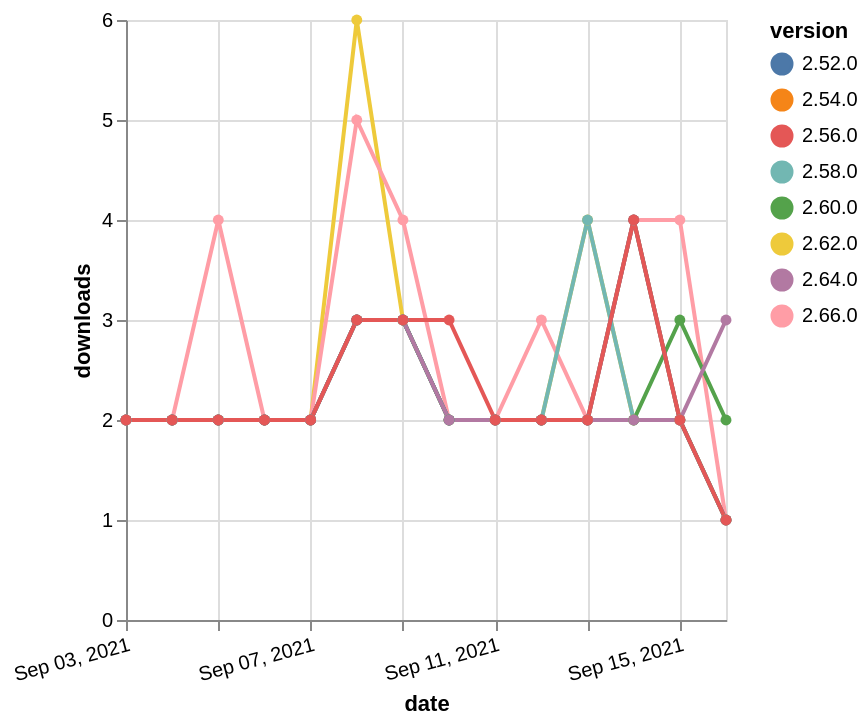

Describe this chart as a Vega-Lite specification.
### Vega-Lite specification from a JSON file in a GitHub repository (floating-point values rounded to 4 significant figures)
{"$schema": "https://vega.github.io/schema/vega-lite/v5.json", "description": "A simple bar chart with embedded data.", "data": {"values": [{"date": "2021-09-03", "total": 2636, "delta": 2, "version": "2.54.0"}, {"date": "2021-09-04", "total": 2638, "delta": 2, "version": "2.54.0"}, {"date": "2021-09-05", "total": 2640, "delta": 2, "version": "2.54.0"}, {"date": "2021-09-06", "total": 2642, "delta": 2, "version": "2.54.0"}, {"date": "2021-09-07", "total": 2644, "delta": 2, "version": "2.54.0"}, {"date": "2021-09-08", "total": 2647, "delta": 3, "version": "2.54.0"}, {"date": "2021-09-09", "total": 2650, "delta": 3, "version": "2.54.0"}, {"date": "2021-09-10", "total": 2652, "delta": 2, "version": "2.54.0"}, {"date": "2021-09-11", "total": 2654, "delta": 2, "version": "2.54.0"}, {"date": "2021-09-12", "total": 2656, "delta": 2, "version": "2.54.0"}, {"date": "2021-09-13", "total": 2658, "delta": 2, "version": "2.54.0"}, {"date": "2021-09-14", "total": 2662, "delta": 4, "version": "2.54.0"}, {"date": "2021-09-15", "total": 2664, "delta": 2, "version": "2.54.0"}, {"date": "2021-09-16", "total": 2665, "delta": 1, "version": "2.54.0"}, {"date": "2021-09-03", "total": 1518, "delta": 2, "version": "2.62.0"}, {"date": "2021-09-04", "total": 1520, "delta": 2, "version": "2.62.0"}, {"date": "2021-09-05", "total": 1522, "delta": 2, "version": "2.62.0"}, {"date": "2021-09-06", "total": 1524, "delta": 2, "version": "2.62.0"}, {"date": "2021-09-07", "total": 1526, "delta": 2, "version": "2.62.0"}, {"date": "2021-09-08", "total": 1532, "delta": 6, "version": "2.62.0"}, {"date": "2021-09-09", "total": 1535, "delta": 3, "version": "2.62.0"}, {"date": "2021-09-10", "total": 1537, "delta": 2, "version": "2.62.0"}, {"date": "2021-09-11", "total": 1539, "delta": 2, "version": "2.62.0"}, {"date": "2021-09-12", "total": 1541, "delta": 2, "version": "2.62.0"}, {"date": "2021-09-13", "total": 1545, "delta": 4, "version": "2.62.0"}, {"date": "2021-09-14", "total": 1547, "delta": 2, "version": "2.62.0"}, {"date": "2021-09-15", "total": 1549, "delta": 2, "version": "2.62.0"}, {"date": "2021-09-16", "total": 1550, "delta": 1, "version": "2.62.0"}, {"date": "2021-09-03", "total": 735, "delta": 2, "version": "2.66.0"}, {"date": "2021-09-04", "total": 737, "delta": 2, "version": "2.66.0"}, {"date": "2021-09-05", "total": 741, "delta": 4, "version": "2.66.0"}, {"date": "2021-09-06", "total": 743, "delta": 2, "version": "2.66.0"}, {"date": "2021-09-07", "total": 745, "delta": 2, "version": "2.66.0"}, {"date": "2021-09-08", "total": 750, "delta": 5, "version": "2.66.0"}, {"date": "2021-09-09", "total": 754, "delta": 4, "version": "2.66.0"}, {"date": "2021-09-10", "total": 756, "delta": 2, "version": "2.66.0"}, {"date": "2021-09-11", "total": 758, "delta": 2, "version": "2.66.0"}, {"date": "2021-09-12", "total": 761, "delta": 3, "version": "2.66.0"}, {"date": "2021-09-13", "total": 763, "delta": 2, "version": "2.66.0"}, {"date": "2021-09-14", "total": 767, "delta": 4, "version": "2.66.0"}, {"date": "2021-09-15", "total": 771, "delta": 4, "version": "2.66.0"}, {"date": "2021-09-16", "total": 772, "delta": 1, "version": "2.66.0"}, {"date": "2021-09-03", "total": 2089, "delta": 2, "version": "2.58.0"}, {"date": "2021-09-04", "total": 2091, "delta": 2, "version": "2.58.0"}, {"date": "2021-09-05", "total": 2093, "delta": 2, "version": "2.58.0"}, {"date": "2021-09-06", "total": 2095, "delta": 2, "version": "2.58.0"}, {"date": "2021-09-07", "total": 2097, "delta": 2, "version": "2.58.0"}, {"date": "2021-09-08", "total": 2100, "delta": 3, "version": "2.58.0"}, {"date": "2021-09-09", "total": 2103, "delta": 3, "version": "2.58.0"}, {"date": "2021-09-10", "total": 2105, "delta": 2, "version": "2.58.0"}, {"date": "2021-09-11", "total": 2107, "delta": 2, "version": "2.58.0"}, {"date": "2021-09-12", "total": 2109, "delta": 2, "version": "2.58.0"}, {"date": "2021-09-13", "total": 2113, "delta": 4, "version": "2.58.0"}, {"date": "2021-09-14", "total": 2115, "delta": 2, "version": "2.58.0"}, {"date": "2021-09-15", "total": 2117, "delta": 2, "version": "2.58.0"}, {"date": "2021-09-16", "total": 2118, "delta": 1, "version": "2.58.0"}, {"date": "2021-09-03", "total": 1694, "delta": 2, "version": "2.60.0"}, {"date": "2021-09-04", "total": 1696, "delta": 2, "version": "2.60.0"}, {"date": "2021-09-05", "total": 1698, "delta": 2, "version": "2.60.0"}, {"date": "2021-09-06", "total": 1700, "delta": 2, "version": "2.60.0"}, {"date": "2021-09-07", "total": 1702, "delta": 2, "version": "2.60.0"}, {"date": "2021-09-08", "total": 1705, "delta": 3, "version": "2.60.0"}, {"date": "2021-09-09", "total": 1708, "delta": 3, "version": "2.60.0"}, {"date": "2021-09-10", "total": 1710, "delta": 2, "version": "2.60.0"}, {"date": "2021-09-11", "total": 1712, "delta": 2, "version": "2.60.0"}, {"date": "2021-09-12", "total": 1714, "delta": 2, "version": "2.60.0"}, {"date": "2021-09-13", "total": 1716, "delta": 2, "version": "2.60.0"}, {"date": "2021-09-14", "total": 1718, "delta": 2, "version": "2.60.0"}, {"date": "2021-09-15", "total": 1721, "delta": 3, "version": "2.60.0"}, {"date": "2021-09-16", "total": 1723, "delta": 2, "version": "2.60.0"}, {"date": "2021-09-03", "total": 2696, "delta": 2, "version": "2.52.0"}, {"date": "2021-09-04", "total": 2698, "delta": 2, "version": "2.52.0"}, {"date": "2021-09-05", "total": 2700, "delta": 2, "version": "2.52.0"}, {"date": "2021-09-06", "total": 2702, "delta": 2, "version": "2.52.0"}, {"date": "2021-09-07", "total": 2704, "delta": 2, "version": "2.52.0"}, {"date": "2021-09-08", "total": 2707, "delta": 3, "version": "2.52.0"}, {"date": "2021-09-09", "total": 2710, "delta": 3, "version": "2.52.0"}, {"date": "2021-09-10", "total": 2712, "delta": 2, "version": "2.52.0"}, {"date": "2021-09-11", "total": 2714, "delta": 2, "version": "2.52.0"}, {"date": "2021-09-12", "total": 2716, "delta": 2, "version": "2.52.0"}, {"date": "2021-09-13", "total": 2718, "delta": 2, "version": "2.52.0"}, {"date": "2021-09-14", "total": 2722, "delta": 4, "version": "2.52.0"}, {"date": "2021-09-15", "total": 2724, "delta": 2, "version": "2.52.0"}, {"date": "2021-09-16", "total": 2725, "delta": 1, "version": "2.52.0"}, {"date": "2021-09-03", "total": 1025, "delta": 2, "version": "2.64.0"}, {"date": "2021-09-04", "total": 1027, "delta": 2, "version": "2.64.0"}, {"date": "2021-09-05", "total": 1029, "delta": 2, "version": "2.64.0"}, {"date": "2021-09-06", "total": 1031, "delta": 2, "version": "2.64.0"}, {"date": "2021-09-07", "total": 1033, "delta": 2, "version": "2.64.0"}, {"date": "2021-09-08", "total": 1036, "delta": 3, "version": "2.64.0"}, {"date": "2021-09-09", "total": 1039, "delta": 3, "version": "2.64.0"}, {"date": "2021-09-10", "total": 1041, "delta": 2, "version": "2.64.0"}, {"date": "2021-09-11", "total": 1043, "delta": 2, "version": "2.64.0"}, {"date": "2021-09-12", "total": 1045, "delta": 2, "version": "2.64.0"}, {"date": "2021-09-13", "total": 1047, "delta": 2, "version": "2.64.0"}, {"date": "2021-09-14", "total": 1049, "delta": 2, "version": "2.64.0"}, {"date": "2021-09-15", "total": 1051, "delta": 2, "version": "2.64.0"}, {"date": "2021-09-16", "total": 1054, "delta": 3, "version": "2.64.0"}, {"date": "2021-09-03", "total": 2318, "delta": 2, "version": "2.56.0"}, {"date": "2021-09-04", "total": 2320, "delta": 2, "version": "2.56.0"}, {"date": "2021-09-05", "total": 2322, "delta": 2, "version": "2.56.0"}, {"date": "2021-09-06", "total": 2324, "delta": 2, "version": "2.56.0"}, {"date": "2021-09-07", "total": 2326, "delta": 2, "version": "2.56.0"}, {"date": "2021-09-08", "total": 2329, "delta": 3, "version": "2.56.0"}, {"date": "2021-09-09", "total": 2332, "delta": 3, "version": "2.56.0"}, {"date": "2021-09-10", "total": 2335, "delta": 3, "version": "2.56.0"}, {"date": "2021-09-11", "total": 2337, "delta": 2, "version": "2.56.0"}, {"date": "2021-09-12", "total": 2339, "delta": 2, "version": "2.56.0"}, {"date": "2021-09-13", "total": 2341, "delta": 2, "version": "2.56.0"}, {"date": "2021-09-14", "total": 2345, "delta": 4, "version": "2.56.0"}, {"date": "2021-09-15", "total": 2347, "delta": 2, "version": "2.56.0"}, {"date": "2021-09-16", "total": 2348, "delta": 1, "version": "2.56.0"}]}, "width": "container", "mark": {"type": "line", "point": {"filled": true}}, "encoding": {"x": {"field": "date", "type": "temporal", "timeUnit": "yearmonthdate", "title": "date", "axis": {"labelAngle": -15}}, "y": {"field": "delta", "type": "quantitative", "title": "downloads"}, "color": {"field": "version", "type": "nominal"}, "tooltip": {"field": "delta"}}}
